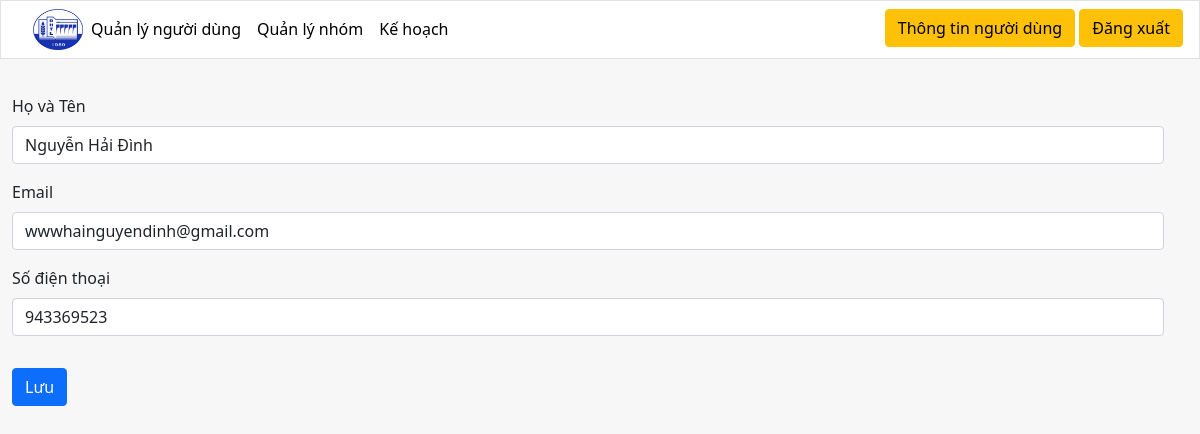
/Browers/views/admin/fix-user.php?userid=4 (signed in), run on the app's committed database.
### tables this page shows
CREATE TABLE `user` (
  `us_id` int(10) NOT NULL,
  `us_name` varchar(50) NOT NULL,
  `us_email` varchar(50) NOT NULL,
  `us_phone` varchar(20) NOT NULL,
  `us_regdate` date NOT NULL DEFAULT current_timestamp()
);

### Browers/views/admin/fix-user.php (the view, shortened to what this page needs)
<?php
        include('header-admin.php');
        include('../../config/db.php');
?>
    <?php
        if(isset($_GET['userid'])) {
            $id = $_GET['userid'];
            $sql = "SELECT * from  user where us_id = $id";
            $result = mysqli_query($conn, $sql);
        }
    ?>
    <div id="content" class="row">
        <?php while($row = mysqli_fetch_assoc($result)){?>
        <form class="mt-4" method="POST" action="">
            <div class="mb-3">
                <label for="username" class="form-label">Họ và Tên</label>
                <input type="text" name="username" class="form-control" id="username" value="<?php echo $row['us_name']; ?>">
            </div>
            <div class="mb-3">
                <label for="email" class="form-label">Email</label>
                <input type="text" name="email" class="form-control" id="email" value="<?php echo $row['us_email']; ?>">
            </div>
            <div class="mb-3">
                <label for="phone" class="form-label">Số điện thoại</label>
                <input type="text" name="phone" class="form-control" id="phone" value="<?php echo $row['us_phone']; ?>">
            </div>
            <button type="submit" class="btn btn-primary mt-3 mb-4" name="submit">Lưu</button>
        </form>
        <?php } ?>
    </div>
<?php
    include("../../config/footer.php");
?>

### Browers/assets/css/config.css (style rules this page uses)
#content { margin-top: 70px; right: 0; }

### data on the page
user: username "Nguyễn Hải Đình", email "wwwhainguyendinh@gmail.com", phone "943369523"
